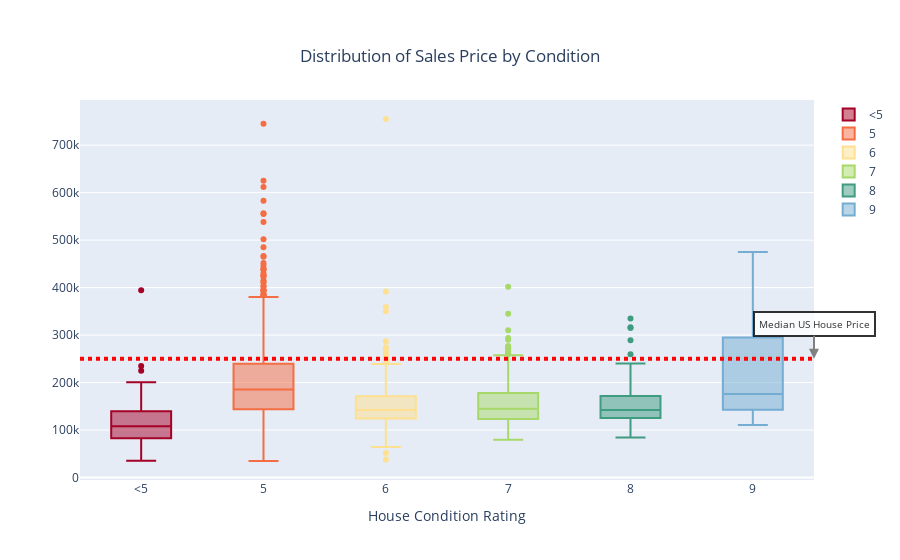

Source (notebook cell):
### Code cell
#OverallCond
cond_df = housing_df[['OverallCond', 'SalePrice']]
cond_df.loc[cond_df['OverallCond'] < 5, 'OverallCond'] = '<5'

x_box = ['<5', 5, 6, 7, 8, 9, 10]
ycond_box = []

for qual_rating in x_box:
    y_values = cond_df.loc[cond_df['OverallCond'] == qual_rating, 'SalePrice'].values
    ycond_box.append(y_values)

fig = go.Figure()

for xd, yd, col in zip(x_box, ycond_box, box_colors):
    fig.add_trace(
        go.Box(
            y=yd,
            name=xd,
            marker=dict(
                color=col
            )
        )
    )

arrow_annotation=dict(
        x=1,
        y=250000,
        xref="paper",
        yref="y",
        text="Median US House Price",
        showarrow=True,
        font=dict(
            size=10,
            color="black"
            ),
        align="center",
        arrowhead=2,
        arrowsize=1,
        arrowwidth=2,
        arrowcolor="#636363",
        ax=0,
        ay=-35,
        bordercolor="black",
        borderwidth=2,
        borderpad=4,
        bgcolor="#ffffff",
        opacity=0.8
        )

fig.update_layout(
    title=dict(
        text='Distribution of Sales Price by Condition',
        x=0.5,
        yanchor='top',
        xanchor='center'
        ),
    xaxis=dict(
        title='House Condition Rating', 
        type='category'
        ),
    yaxis=dict(
        tick0=0,
        dtick=100000
        ),
        shapes=[dict(
            xref= 'paper', 
            x0= 0, 
            x1= 1, 
            yref= 'y', 
            y0= 250000, 
            y1= 250000, 
            line=dict(
                color="Red", 
                width=4, 
                dash="dot")
            )
        ],
    annotations=[arrow_annotation]
)

### Figure 1 — Plotly figure (JSON) as saved in the notebook; plotly's stock layout.template omitted (floating-point values rounded to 4 significant figures; data arrays with more than 128 entries replaced by an {"elided": "..."} marker saying what was removed)
{"data": [{"marker": {"color": "rgb(165,0,38)"}, "name": "<5", "type": "box", "y": [40000, 225000, 85000, 98600, 169500, 136900, 166000, 115000, 235000, 107000, 89500, 113000, 79000, 76500, 88000, 131000, 119000, 82000, 87500, 85000, 130000, 134432, 61000, 394432, 76000, 81000, 67000, 150000, 60000, 118000, 110000, 160000, 200624, 39300, 128000, 67000, 60000, 93000, 110000, 87000, 93500, 98000, 93000, 141000, 170000, 131500, 149500, 35311, 150000, 143000, 172000, 135000, 91000, 82000, 163500, 88000, 85000, 197000, 84000, 80000, 155000, 115000, 81000, 151400, 91500, 92900, 112000, 135000, 117500, 80000, 80000, 149900, 108959, 186700, 168000, 107000, 137900, 122000, 68400, 107500, 156500, 55000, 52500, 108500, 104900, 58500, 138000, 105000]}, {"marker": {"color": "rgb(244,109,67)"}, "name": "5", "type": "box", "y": {"elided": "819 int values"}}, {"marker": {"color": "rgb(254,224,144)"}, "name": "6", "type": "box", "y": {"elided": "251 int values"}}, {"marker": {"color": "rgb(166,217,106)"}, "name": "7", "type": "box", "y": {"elided": "205 int values"}}, {"marker": {"color": "rgb(63, 156, 129)"}, "name": "8", "type": "box", "y": [181500, 132000, 154000, 185000, 259500, 84500, 127000, 315000, 137000, 179500, 158500, 126175, 151500, 105900, 118000, 119000, 108000, 135000, 116000, 110000, 110000, 155000, 86000, 91300, 289000, 128000, 316600, 143000, 138000, 225000, 109500, 138500, 130500, 159500, 142000, 156000, 187500, 140000, 157500, 153900, 240000, 127000, 189950, 136500, 154500, 176500, 129000, 133900, 167500, 117000, 187000, 149900, 160000, 173000, 170000, 146000, 94000, 120500, 218000, 179900, 239000, 115000, 125000, 117000, 145000, 147000, 99900, 151000, 335000, 125500, 137500, 140000]}, {"marker": {"color": "rgb(116,173,209)"}, "name": "9", "type": "box", "y": [475000, 184000, 311500, 110500, 295000, 155000, 161000, 234000, 325000, 140000, 222000, 299800, 178400, 168000, 118000, 143000, 145000, 381000, 130500, 134900, 174000, 266500]}, {"marker": {"color": "rgb(49,54,149)"}, "name": "10", "type": "box", "y": []}], "layout": {"annotations": [{"align": "center", "arrowcolor": "#636363", "arrowhead": 2, "arrowsize": 1, "arrowwidth": 2, "ax": 0, "ay": -35, "bgcolor": "#ffffff", "bordercolor": "black", "borderpad": 4, "borderwidth": 2, "font": {"color": "black", "size": 10}, "opacity": 0.8, "showarrow": true, "text": "Median US House Price", "x": 1, "xref": "paper", "y": 250000, "yref": "y"}], "shapes": [{"line": {"color": "Red", "dash": "dot", "width": 4}, "x0": 0, "x1": 1, "xref": "paper", "y0": 250000, "y1": 250000, "yref": "y"}], "title": {"text": "Distribution of Sales Price by Condition", "x": 0.5, "xanchor": "center", "yanchor": "top"}, "xaxis": {"title": {"text": "House Condition Rating"}, "type": "category"}, "yaxis": {"dtick": 100000, "tick0": 0}}}
